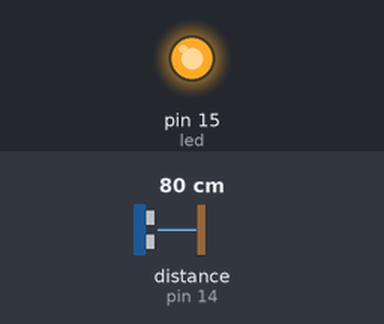
Recording of a sketch running on a simulated Arduino Uno, built with avr-gcc and run on an emulated ATmega328P. Shown: output pins drawn as LEDs (lit = HIGH). Wiring (inferred from the names in the program): ultrasonic range finder: trigger pin 13; echo pin 14. The test bench sets the inputs (shaded band); at power-on: distance to the obstacle (sensor on pin 14) 80 cm. The echo pulse lasts 58.3 µs per cm; pins used as bus, display or sensor lines are not drawn; what the sketch prints to the serial monitor is not drawn.

Above: at 0.1 s.
Timing chart, 0 to 1.6 s (numbered marks = the images above):
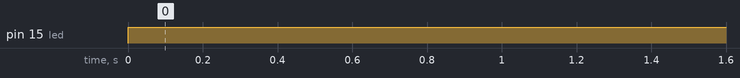

The sketch:

18_ultrasonico.ino
```cpp
#define trg 13
#define echo 14
#define led 15
#define max_dist 700 // en cm

float distancia = 0.0;
float timeOut = max_dist * 60;
int velSonido = 340; // metros segundo
int valorLed = 0;

void setup() {
  Serial.begin(115200);
  pinMode(trg, OUTPUT);
  pinMode(echo, INPUT);
  pinMode(led, OUTPUT);
}

void loop() {

  distancia = getSonar();
  valorLed = 255 - map(distancia, 0, 300, 0, 255);
  analogWrite(led, valorLed);
  Serial.println("Distancia: " + String(distancia));
  delay(5000);
}

float getSonar(){
    unsigned long int pingTime = 0;
    float dist = 0.0;
    digitalWrite(trg, HIGH);
    delayMicroseconds(10);
    digitalWrite(trg, LOW);

    // la funcion pulseIn detecta en echo
    pingTime = pulseIn(echo, HIGH, timeOut);
    Serial.println("tiempo de envio: " + String(pingTime));
    dist = (float) pingTime * velSonido / 2 / 10000;
    return dist;

}
```

Measured:
- by itself, pin 15 (led): LOW → HIGH at 0.00 s
